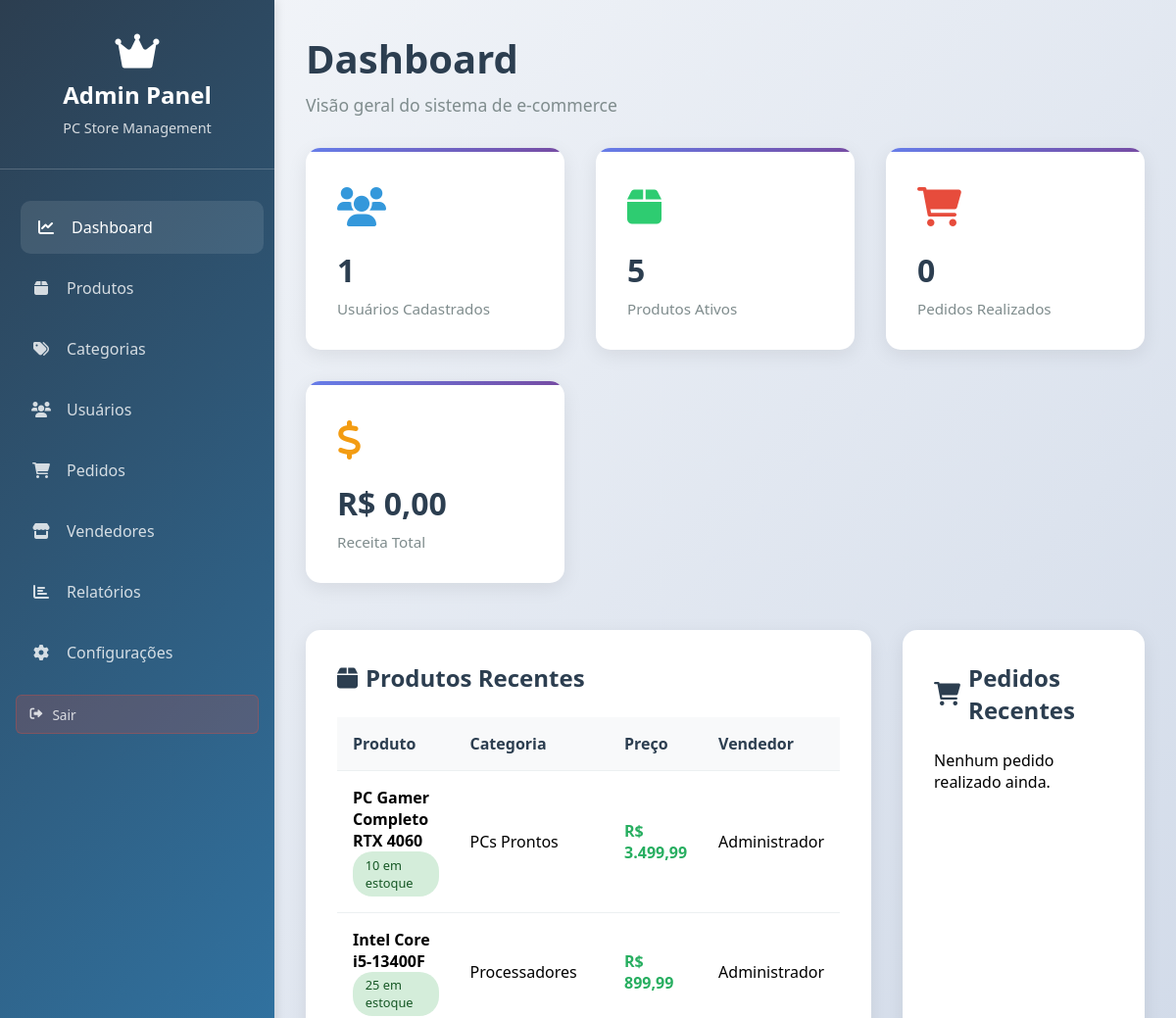
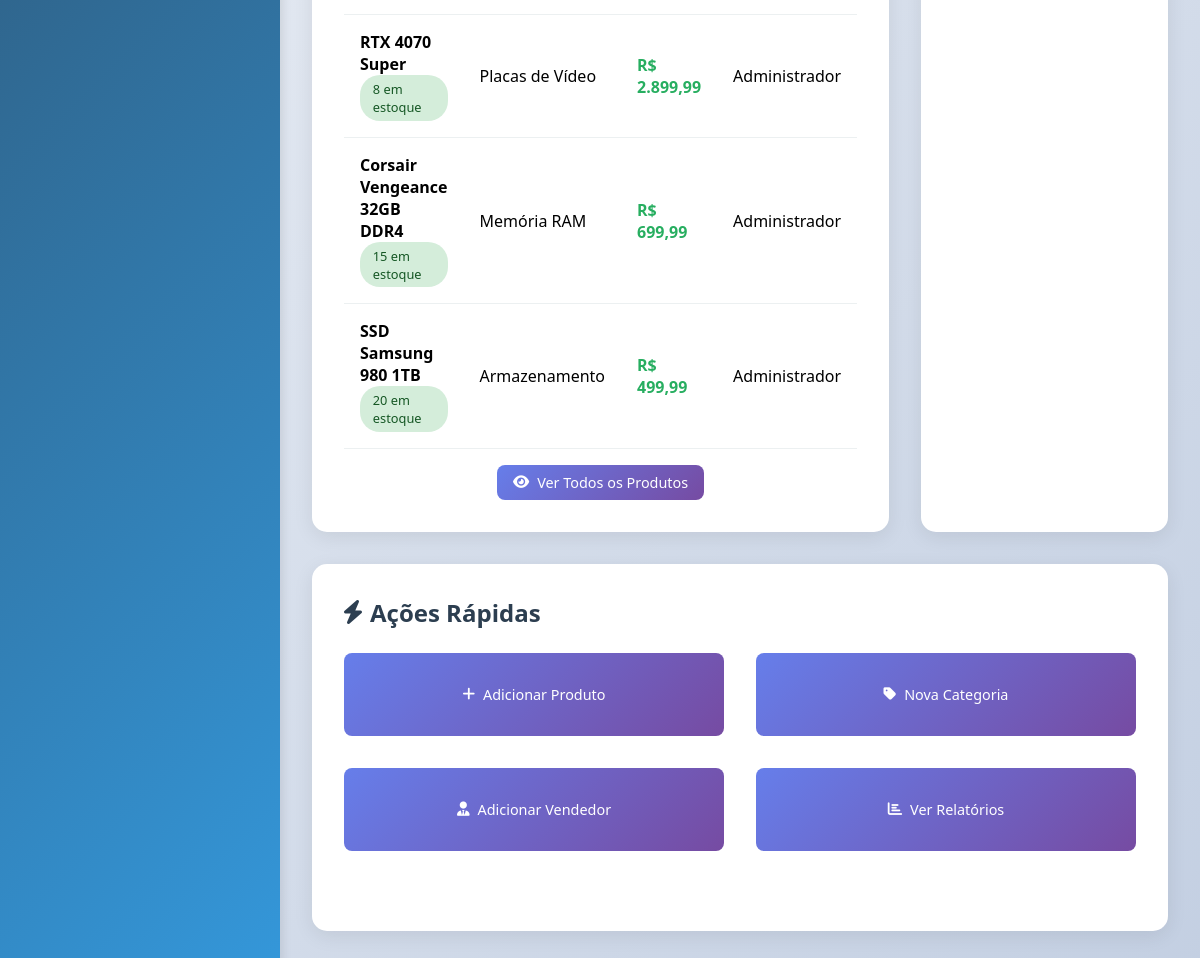
Page /admin/dashboard.php (signed in) on the committed database (2 pictures, top to bottom).
### tables this page shows
CREATE TABLE products (
    id INT PRIMARY KEY AUTO_INCREMENT,
    name VARCHAR(200) NOT NULL,
    description TEXT,
    price DECIMAL(10, 2) NOT NULL,
    stock_quantity INT NOT NULL DEFAULT 0,
    category_id INT,
    image_url VARCHAR(500),
    seller_id INT,
    status ENUM('active', 'inactive') DEFAULT 'active',
    created_at TIMESTAMP DEFAULT CURRENT_TIMESTAMP,
    updated_at TIMESTAMP DEFAULT CURRENT_TIMESTAMP ON UPDATE CURRENT_TIMESTAMP,
    FOREIGN KEY (category_id) REFERENCES categories(id) ON DELETE SET NULL,
    FOREIGN KEY (seller_id) REFERENCES users(id) ON DELETE SET NULL
);

CREATE TABLE categories (
    id INT PRIMARY KEY AUTO_INCREMENT,
    name VARCHAR(100) NOT NULL,
    description TEXT,
    created_at TIMESTAMP DEFAULT CURRENT_TIMESTAMP
);

CREATE TABLE users (
    id INT PRIMARY KEY AUTO_INCREMENT,
    name VARCHAR(100) NOT NULL,
    email VARCHAR(100) UNIQUE NOT NULL,
    password VARCHAR(255) NOT NULL,
    user_type ENUM('admin', 'seller', 'user') NOT NULL DEFAULT 'user',
    created_at TIMESTAMP DEFAULT CURRENT_TIMESTAMP,
    updated_at TIMESTAMP DEFAULT CURRENT_TIMESTAMP ON UPDATE CURRENT_TIMESTAMP
);

### admin/dashboard.php (the view, shortened to what this page needs)
<?php
$database = new Database();
$db = $database->getConnection();
$stats = [];
$query = "SELECT COUNT(*) as count FROM users";
$stmt = $db->prepare($query);
$stmt->execute();
$stats['users'] = $stmt->fetch(PDO::FETCH_ASSOC)['count'];
$query = "SELECT COUNT(*) as count FROM products WHERE status = 'active'";
$stmt = $db->prepare($query);
$stmt->execute();
$stats['products'] = $stmt->fetch(PDO::FETCH_ASSOC)['count'];
$query = "SELECT COUNT(*) as count FROM orders";
$stmt = $db->prepare($query);
$stmt->execute();
$stats['orders'] = $stmt->fetch(PDO::FETCH_ASSOC)['count'];
$query = "SELECT COALESCE(SUM(total_amount), 0) as total FROM orders WHERE status != 'cancelled'";
$stmt = $db->prepare($query);
$stmt->execute();
$stats['revenue'] = $stmt->fetch(PDO::FETCH_ASSOC)['total'];
$query = "SELECT p.*, c.name as category_name, u.name as seller_name
          FROM products p
          LEFT JOIN categories c ON p.category_id = c.id
          LEFT JOIN users u ON p.seller_id = u.id
          ORDER BY p.created_at DESC
          LIMIT 5";
$stmt = $db->prepare($query);
$stmt->execute();
$recent_products = $stmt->fetchAll(PDO::FETCH_ASSOC);
$query = "SELECT o.*, u.name as user_name
          FROM orders o
          LEFT JOIN users u ON o.user_id = u.id
          ORDER BY o.created_at DESC
          LIMIT 5";
$stmt = $db->prepare($query);
$stmt->execute();
$recent_orders = $stmt->fetchAll(PDO::FETCH_ASSOC);
?>
<!DOCTYPE html>
<html lang="pt-BR">
<head>
    <link href="https://cdnjs.cloudflare.com/ajax/libs/font-awesome/6.0.0/css/all.min.css" rel="stylesheet">
</head>
<body>
    <div class="admin-container">
        <aside class="sidebar">
            <div class="admin-logo">
                <i class="fas fa-crown"></i>
                <h2>Admin Panel</h2>
                <p>PC Store Management</p>
            </div>
            <ul class="nav-menu">
                <li><a href="dashboard.php" class="active"><i class="fas fa-chart-line"></i> Dashboard</a></li>
                <li><a href="products.php"><i class="fas fa-box"></i> Produtos</a></li>
                <li><a href="categories.php"><i class="fas fa-tags"></i> Categorias</a></li>
                <li><a href="users.php"><i class="fas fa-users"></i> Usuários</a></li>
                <li><a href="orders.php"><i class="fas fa-shopping-cart"></i> Pedidos</a></li>
                <li><a href="sellers.php"><i class="fas fa-store"></i> Vendedores</a></li>
                <li><a href="reports.php"><i class="fas fa-chart-bar"></i> Relatórios</a></li>
                <li><a href="settings.php"><i class="fas fa-cog"></i> Configurações</a></li>
            </ul>
            <div class="logout-section">
                <a href="../logout.php">
                    <i class="fas fa-sign-out-alt"></i> Sair
                </a>
            </div>
        </aside>
        <main class="main-content">
            <div class="page-header">
                <h1>Dashboard</h1>
                <p>Visão geral do sistema de e-commerce</p>
            </div>
            <div class="stats-grid">
                <div class="stat-card stat-card-users">
                    <div class="stat-card-icon">
                        <i class="fas fa-users"></i>
                    </div>
                    <div class="stat-card-value"><?= number_format($stats['users']) ?></div>
                    <div class="stat-card-label">Usuários Cadastrados</div>
                </div>
                <div class="stat-card stat-card-products">
                    <div class="stat-card-icon">
                        <i class="fas fa-box"></i>
                    </div>
                    <div class="stat-card-value"><?= number_format($stats['products']) ?></div>
                    <div class="stat-card-label">Produtos Ativos</div>
                </div>
                <div class="stat-card stat-card-orders">
                    <div class="stat-card-icon">
                        <i class="fas fa-shopping-cart"></i>
                    </div>
                    <div class="stat-card-value"><?= number_format($stats['orders']) ?></div>
                    <div class="stat-card-label">Pedidos Realizados</div>
                </div>
                <div class="stat-card stat-card-revenue">
                    <div class="stat-card-icon">
                        <i class="fas fa-dollar-sign"></i>
                    </div>
                    <div class="stat-card-value">R$ <?= number_format($stats['revenue'], 2, ',', '.') ?></div>
                    <div class="stat-card-label">Receita Total</div>
                </div>
            </div>
            <div class="two-column">
                <div class="content-section">
                    <h2 class="section-title">
                        <i class="fas fa-box"></i>
                        Produtos Recentes
                    </h2>
                    <?php if (!empty($recent_products)): ?>
                        <table class="table">
                            <thead>
                                <tr>
                                    <th>Produto</th>
                                    <th>Categoria</th>
                                    <th>Preço</th>
                                    <th>Vendedor</th>
                                </tr>
                            </thead>
                            <tbody>
                                <?php foreach ($recent_products as $product): ?>
                                    <tr>
                                        <td>
                                            <strong><?= htmlspecialchars($product['name']) ?></strong>
                                            <br>
                                            <small class="badge badge-success">
                                                <?= $product['stock_quantity'] ?> em estoque
                                            </small>
                                        </td>
                                        <td><?= htmlspecialchars($product['category_name'] ?? 'Sem categoria') ?></td>
                                        <td class="price">R$ <?= number_format($product['price'], 2, ',', '.') ?></td>
                                        <td><?= htmlspecialchars($product['seller_name'] ?? 'Admin') ?></td>
                                    </tr>
                                <?php endforeach; ?>
                            </tbody>
                        </table>
                        <div style="text-align: center; margin-top: 1rem;">
                            <a href="products.php" class="btn btn-primary">
                                <i class="fas fa-eye"></i> Ver Todos os Produtos
                            </a>
                        </div>
                    <?php else: ?>
                        <p>Nenhum produto cadastrado ainda.</p>
                    <?php endif; ?>
                </div>
                <div class="content-section">
                    <h2 class="section-title">
                        <i class="fas fa-shopping-cart"></i>
                        Pedidos Recentes
                    </h2>
                    <?php if (!empty($recent_orders)): ?>
                        <table class="table">
                            <thead>
                                <tr>
                                    <th>#</th>
                                    <th>Cliente</th>
                                    <th>Total</th>
                                    <th>Status</th>
                                </tr>
                            </thead>
                            <tbody>
                                <?php foreach ($recent_orders as $order): ?>
                                    <tr>
                                        <td><strong>#<?= $order['id'] ?></strong></td>
                                        <td><?= htmlspecialchars($order['user_name']) ?></td>
                                        <td class="price">R$ <?= number_format($order['total_amount'], 2, ',', '.') ?></td>
                                        <td>
                                            <?php
                                            $status_class = '';
                                            $status_text = '';
                                            switch($order['status']) {
                                                case 'pending':
                                                    $status_class = 'badge-warning';
                                                    $status_text = 'Pendente';
                                                    break;
                                                case 'processing':
                                                    $status_class = 'badge-info';
                                                    $status_text = 'Processando';
                                                    break;
                                                case 'delivered':
                                                    $status_class = 'badge-success';
                                                    $status_text = 'Entregue';
                                                    break;
                                                default:
                                                    $status_class = 'badge-info';
                                                    $status_text = ucfirst($order['status']);
                                            }
                                            ?>
                                            <span class="badge <?= $status_class ?>"><?= $status_text ?></span>
                                        </td>
                                    </tr>
                                <?php endforeach; ?>
                            </tbody>
                        </table>
                        <div style="text-align: center; margin-top: 1rem;">
                            <a href="orders.php" class="btn btn-primary">
                                <i class="fas fa-eye"></i> Ver Todos os Pedidos
                            </a>
                        </div>
                    <?php else: ?>
                        <p>Nenhum pedido realizado ainda.</p>
                    <?php endif; ?>
                </div>
            </div>
            <div class="content-section">
                <h2 class="section-title">
                    <i class="fas fa-bolt"></i>
                    Ações Rápidas
                </h2>
                <div class="stats-grid">
                    <a href="products.php?action=add" class="btn btn-primary" style="justify-content: center; padding: 2rem;">
                        <i class="fas fa-plus"></i> Adicionar Produto
                    </a>
                    <a href="categories.php?action=add" class="btn btn-primary" style="justify-content: center; padding: 2rem;">
                        <i class="fas fa-tag"></i> Nova Categoria
                    </a>
                    <a href="users.php?action=add_seller" class="btn btn-primary" style="justify-content: center; padding: 2rem;">
                        <i class="fas fa-user-tie"></i> Adicionar Vendedor
                    </a>
                    <a href="reports.php" class="btn btn-primary" style="justify-content: center; padding: 2rem;">
                        <i class="fas fa-chart-bar"></i> Ver Relatórios
                    </a>
                </div>
            </div>
        </main>
    </div>
</body>
</html>

### admin/dashboard.php (style rules this page uses)
* { margin: 0; padding: 0; box-sizing: border-box; }
body { font-family: 'Segoe UI', Tahoma, Geneva, Verdana, sans-serif; background: linear-gradient(135deg, #f5f7fa 0%, #c3cfe2 100%); min-height: 100vh; }
.admin-container { display: grid; grid-template-columns: 280px 1fr; min-height: 100vh; }
.sidebar { background: linear-gradient(135deg, #2c3e50, #3498db); color: white; padding: 2rem 0; box-shadow: 2px 0 10px rgba(0, 0, 0, 0.1); position: relative; }
.admin-logo { text-align: center; padding: 0 2rem 2rem; border-bottom: 1px solid rgba(255, 255, 255, 0.2); margin-bottom: 2rem; }
.admin-logo i { font-size: 2.5rem; margin-bottom: 0.5rem; }
.admin-logo h2 { font-size: 1.5rem; margin-bottom: 0.5rem; }
.admin-logo p { opacity: 0.8; font-size: 0.9rem; }
.nav-menu { list-style: none; padding: 0 1rem; margin-bottom: 1rem; }
.nav-menu li { margin-bottom: 0.5rem; }
.nav-menu a { display: flex; align-items: center; padding: 1rem; color: rgba(255, 255, 255, 0.8); text-decoration: none; border-radius: 10px; transition: all 0.3s ease; }
.nav-menu a:hover, .nav-menu a.active { background: rgba(255, 255, 255, 0.1); color: white; transform: translateX(5px); }
.nav-menu i { width: 20px; margin-right: 1rem; text-align: center; }
.logout-section { padding: 0 1rem; margin-top: 0.5rem; }
.logout-section a { display: flex; align-items: center; padding: 0.6rem 0.8rem; color: rgba(255, 255, 255, 0.8); text-decoration: none; border-radius: 6px; transition: all 0.3s ease; background: rgba(231, 76, 60, 0.2); font-size: 0.85rem; border: 1px solid rgba(231, 76, 60, 0.3); }
.logout-section i { width: 14px; margin-right: 0.6rem; text-align: center; font-size: 0.8rem; }
.main-content { padding: 2rem; overflow-y: auto; }
.page-header { margin-bottom: 2rem; }
.page-header h1 { color: #2c3e50; font-size: 2.5rem; margin-bottom: 0.5rem; }
.page-header p { color: #7f8c8d; font-size: 1.1rem; }
.stats-grid { display: grid; grid-template-columns: repeat(auto-fit, minmax(250px, 1fr)); gap: 2rem; margin-bottom: 3rem; }
.stat-card { background: white; padding: 2rem; border-radius: 15px; box-shadow: 0 5px 20px rgba(0, 0, 0, 0.08); transition: transform 0.3s ease; position: relative; overflow: hidden; }
.stat-card::before { content: ''; position: absolute; top: 0; left: 0; width: 100%; height: 4px; background: linear-gradient(135deg, #667eea, #764ba2); }
.stat-card-icon { font-size: 2.5rem; margin-bottom: 1rem; display: inline-block; }
.stat-card-users .stat-card-icon { color: #3498db; }
.stat-card-products .stat-card-icon { color: #2ecc71; }
.stat-card-orders .stat-card-icon { color: #e74c3c; }
.stat-card-revenue .stat-card-icon { color: #f39c12; }
.stat-card-value { font-size: 2rem; font-weight: bold; color: #2c3e50; margin-bottom: 0.5rem; }
.stat-card-label { color: #7f8c8d; font-size: 0.95rem; }
.content-section { background: white; border-radius: 15px; padding: 2rem; margin-bottom: 2rem; box-shadow: 0 5px 20px rgba(0, 0, 0, 0.08); }
.section-title { font-size: 1.5rem; color: #2c3e50; margin-bottom: 1.5rem; display: flex; align-items: center; gap: 0.5rem; }
.table { width: 100%; border-collapse: collapse; }
.table th, .table td { padding: 1rem; text-align: left; border-bottom: 1px solid #ecf0f1; }
.table th { background: #f8f9fa; font-weight: 600; color: #2c3e50; }
.badge { padding: 0.3rem 0.8rem; border-radius: 20px; font-size: 0.8rem; font-weight: 500; display: inline-block; }
.badge-success { background: #d4edda; color: #155724; }
.btn { padding: 0.5rem 1rem; border: none; border-radius: 8px; cursor: pointer; text-decoration: none; display: inline-flex; align-items: center; gap: 0.5rem; font-size: 0.9rem; font-weight: 500; transition: all 0.3s ease; }
.btn-primary { background: linear-gradient(135deg, #667eea, #764ba2); color: white; }
.two-column { display: grid; grid-template-columns: 1fr 1fr; gap: 2rem; }
.price { color: #27ae60; font-weight: bold; }

### rows in the picture
products: name "PC Gamer Completo RTX 4060", stock_quantity "10", category.name "PCs Prontos", price "3.499,99", seller.name "Administrador"
products: name "Intel Core i5-13400F", stock_quantity "25", category.name "Processadores", price "899,99", seller.name "Administrador"
products: name "RTX 4070 Super", stock_quantity "8", category.name "Placas de Vídeo", price "2.899,99", seller.name "Administrador"
products: name "Corsair Vengeance 32GB DDR4", stock_quantity "15", category.name "Memória RAM", price "699,99", seller.name "Administrador"
products: name "SSD Samsung 980 1TB", stock_quantity "20", category.name "Armazenamento", price "499,99", seller.name "Administrador"

### other values in the picture
$stats['users'] "1"
$stats['products'] "5"
$stats['orders'] "0"
$stats['revenue'] "0,00"
